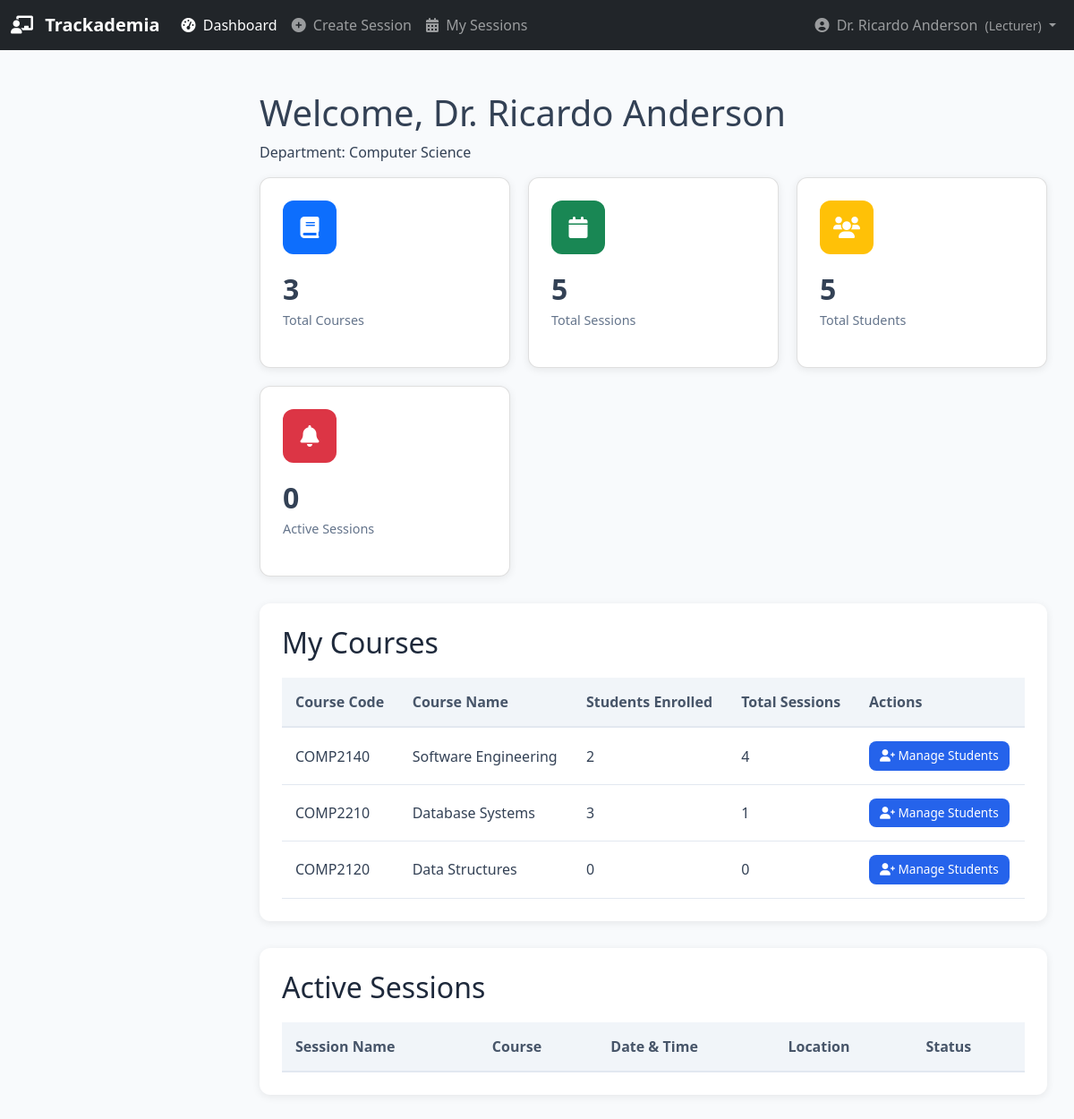
The page /lecturer/dashboard (signed in) on the database its author committed.
### database.py (models this page shows, shortened)
class User(db.Model):
    __tablename__ = 'users'
    id = db.Column(db.Integer, primary_key=True)
    username = db.Column(db.String(80), unique=True, nullable=False)
    password_hash = db.Column(db.String(200), nullable=False)
    name = db.Column(db.String(100), nullable=False)
    email = db.Column(db.String(120), unique=True, nullable=True)
    user_type = db.Column(db.String(20), nullable=False)  # 'admin', 'lecturer', or 'student'
    is_active = db.Column(db.Boolean, default=True)
    created_at = db.Column(db.DateTime, default=datetime.utcnow)

class Lecturer(db.Model):
    __tablename__ = 'lecturers'
    id = db.Column(db.Integer, primary_key=True)
    user_id = db.Column(db.Integer, db.ForeignKey('users.id'), nullable=False)
    department = db.Column(db.String(100))
    employee_id = db.Column(db.String(50), unique=True)
    office_location = db.Column(db.String(200))
    office_hours = db.Column(db.String(200))
    is_active = db.Column(db.Boolean, default=True)
    user = db.relationship('User', backref='lecturer_profile')
    courses = db.relationship('Course', backref='lecturer', lazy=True)
    sessions = db.relationship('Session', backref='lecturer', lazy=True)

class Course(db.Model):
    __tablename__ = 'courses'
    id = db.Column(db.Integer, primary_key=True)
    name = db.Column(db.String(200), nullable=False)
    code = db.Column(db.String(50), unique=True)
    description = db.Column(db.Text, nullable=True)
    credits = db.Column(db.Integer, default=3)
    semester = db.Column(db.String(50))  # Fall 2024, Spring 2025, etc.
    max_capacity = db.Column(db.Integer, default=30)
    lecturer_id = db.Column(db.Integer, db.ForeignKey('lecturers.id'), nullable=False)
    is_active = db.Column(db.Boolean, default=True)
    created_at = db.Column(db.DateTime, default=datetime.utcnow)
    students = db.relationship('Student',
                              secondary=enrollments,
                              back_populates='courses')
    sessions = db.relationship('Session', backref='course', lazy=True)

### app.py (the view)
@app.route('/lecturer/dashboard')
def lecturer_dashboard():
    lecturer_id = flask_session.get('user_id')
    lecturer = db.session.query(Lecturer).filter_by(user_id=lecturer_id).first()
    if not lecturer:
        flask_session.clear()
        return redirect(url_for('login'))
    courses = db.session.query(Course).filter_by(lecturer_id=lecturer.id).all()
    total_sessions = db.session.query(SessionModel).filter_by(lecturer_id=lecturer.id).count()
    total_students = 0
    for course in courses:
        total_students += len(course.students)
    active_sessions = db.session.query(SessionModel).filter_by(
        lecturer_id=lecturer.id,
        status='active'
    ).all()
    return render_template('lecturer_dashboard.html',
                         lecturer=lecturer,
                         courses=courses,
                         total_sessions=total_sessions,
                         total_students=total_students,
                         active_sessions=active_sessions)

### app.py (called while the page is built)
@app.before_request
def require_login():
    allowed_routes = ['login', 'static']
    if request.endpoint not in allowed_routes and 'user_id' not in flask_session:
        return redirect(url_for('login'))

@app.context_processor
def inject_pending_requests():
    if flask_session.get('user_type') == 'admin':
        pending_count = db.session.query(RemovalRequest).filter_by(status='pending').count()
        return dict(pending_requests_count=pending_count)
    return dict(pending_requests_count=0)

### templates/lecturer_dashboard.html (shortened to what this page needs)
{% extends "base.html" %}
{% block content %}
<div class="dashboard-header">
    <h1>Welcome, {{ lecturer.user.name }}</h1>
    <p>Department: {{ lecturer.department }}</p>
</div>
<div class="dashboard-cards">
    <div class="card">
        <div class="card-icon bg-primary">
            <i class="fas fa-book"></i>
        </div>
        <h3>{{ courses|length }}</h3>
        <p>Total Courses</p>
    </div>
    <div class="card">
        <div class="card-icon bg-success">
            <i class="fas fa-calendar"></i>
        </div>
        <h3>{{ total_sessions }}</h3>
        <p>Total Sessions</p>
    </div>
    <div class="card">
        <div class="card-icon bg-warning">
            <i class="fas fa-users"></i>
        </div>
        <h3>{{ total_students }}</h3>
        <p>Total Students</p>
    </div>
    <div class="card">
        <div class="card-icon bg-danger">
            <i class="fas fa-bell"></i>
        </div>
        <h3>{{ active_sessions|length }}</h3>
        <p>Active Sessions</p>
    </div>
</div>
<div class="table-container">
    <h2>My Courses</h2>
    <table>
        <thead>
            <tr>
                <th>Course Code</th>
                <th>Course Name</th>
                <th>Students Enrolled</th>
                <th>Total Sessions</th>
                <th>Actions</th>
            </tr>
        </thead>
        <tbody>
            {% for course in courses %}
            <tr>
                <td>{{ course.code }}</td>
                <td>{{ course.name }}</td>
                <td>{{ course.students|length }}</td>
                <td>{{ course.sessions|length }}</td>
                <td>
                    <a href="{{ url_for('manage_students', course_id=course.id) }}" class="btn btn-primary btn-sm">
                        <i class="fas fa-user-plus"></i> Manage Students
                    </a>
                </td>
            </tr>
            {% endfor %}
        </tbody>
    </table>
</div>
<div class="table-container">
    <h2>Active Sessions</h2>
    <table>
        <thead>
            <tr>
                <th>Session Name</th>
                <th>Course</th>
                <th>Date & Time</th>
                <th>Location</th>
                <th>Status</th>
            </tr>
        </thead>
    </table>
</div>
{% endblock %}

### templates/base.html (shortened to what this page needs)
<!DOCTYPE html>
<html lang="en">
<head>
    <link href="https://cdn.jsdelivr.net/npm/bootstrap@5.1.3/dist/css/bootstrap.min.css" rel="stylesheet">
    <link rel="stylesheet" href="{{ url_for('static', filename='css/style.css') }}">
    <link rel="stylesheet" href="https://cdnjs.cloudflare.com/ajax/libs/font-awesome/6.0.0/css/all.min.css">
</head>
<body>
    <nav class="navbar navbar-expand-lg navbar-dark bg-dark">
        <div class="container-fluid">
            <a class="navbar-brand" href="{{ url_for('index') }}">
                <i class="fas fa-chalkboard-teacher me-2"></i>
                <strong>Trackademia</strong>
            </a>
            <div class="collapse navbar-collapse" id="navbarNav">
                <ul class="navbar-nav me-auto">
                    {% if 'user_id' in session %}
                        {% if session.user_type == 'admin' %}
                            <li class="nav-item">
                                <a class="nav-link {{ 'active' if request.endpoint == 'admin_dashboard' }}"
                                   href="{{ url_for('admin_dashboard') }}">
                                    <i class="fas fa-tachometer-alt me-1"></i> Dashboard
                                </a>
                            </li>
                            <li class="nav-item dropdown">
                                <a class="nav-link dropdown-toggle" href="#" id="usersDropdown" role="button"
                                   data-bs-toggle="dropdown">
                                    <i class="fas fa-users me-1"></i> Users
                                </a>
                                <ul class="dropdown-menu">
                                    <li>
                                        <a class="dropdown-item" href="{{ url_for('admin_users') }}">
                                            <i class="fas fa-list me-2"></i> Manage Users
                                        </a>
                                    </li>
                                    <li>
                                        <a class="dropdown-item" href="{{ url_for('admin_create_user') }}">
                                            <i class="fas fa-user-plus me-2"></i> Create User
                                        </a>
                                    </li>
                                    <li>
                                        <a class="dropdown-item" href="{{ url_for('admin_import_users') }}">
                                            <i class="fas fa-file-import me-2"></i> Import Users
                                        </a>
                                    </li>
                                </ul>
                            </li>
                            <li class="nav-item dropdown">
                                <a class="nav-link dropdown-toggle" href="#" id="coursesDropdown" role="button"
                                   data-bs-toggle="dropdown">
                                    <i class="fas fa-book me-1"></i> Courses
                                </a>
                                <ul class="dropdown-menu">
                                    <li>
                                        <a class="dropdown-item" href="{{ url_for('admin_courses') }}">
                                            <i class="fas fa-list me-2"></i> All Courses
                                        </a>
                                    </li>
                                    <li>
                                        <a class="dropdown-item" href="{{ url_for('admin_create_course') }}">
                                            <i class="fas fa-plus-circle me-2"></i> Create Course
                                        </a>
                                    </li>
                                </ul>
                            </li>
                            <li class="nav-item">
                                <a class="nav-link {{ 'active' if request.endpoint == 'admin_removal_requests' }}"
                                   href="{{ url_for('admin_removal_requests') }}">
                                    <i class="fas fa-clipboard-list me-1"></i> Requests
                                    {% if pending_requests_count and pending_requests_count > 0 %}
                                    <span class="badge bg-danger">{{ pending_requests_count }}</span>
                                    {% endif %}
                                </a>
                            </li>
                            <li class="nav-item">
                                <a class="nav-link {{ 'active' if request.endpoint == 'admin_reports' }}"
                                   href="{{ url_for('admin_reports') }}">
                                    <i class="fas fa-chart-bar me-1"></i> Reports
                                </a>
                            </li>
                        {% elif session.user_type == 'lecturer' %}
                            <li class="nav-item">
                                <a class="nav-link {{ 'active' if request.endpoint == 'lecturer_dashboard' }}"
                                   href="{{ url_for('lecturer_dashboard') }}">
                                    <i class="fas fa-tachometer-alt me-1"></i> Dashboard
                                </a>
                            </li>
                            <li class="nav-item">
                                <a class="nav-link {{ 'active' if request.endpoint == 'create_session' }}"
                                   href="{{ url_for('create_session') }}">
                                    <i class="fas fa-plus-circle me-1"></i> Create Session
                                </a>
                            </li>
                            <li class="nav-item">
                                <a class="nav-link {{ 'active' if request.endpoint == 'my_sessions' }}"
                                   href="{{ url_for('my_sessions') }}">
                                    <i class="fas fa-calendar-alt me-1"></i> My Sessions
                                </a>
                            </li>
                        {% endif %}
                    {% endif %}
                </ul>
                <ul class="navbar-nav ms-auto">
                    {% if 'user_id' in session %}
                        <li class="nav-item dropdown">
                            <a class="nav-link dropdown-toggle" href="#" id="userDropdown" role="button"
                               data-bs-toggle="dropdown">
                                <i class="fas fa-user-circle me-1"></i> {{ session.name }}
                                <small class="ms-1">({{ session.user_type|title }})</small>
                            </a>
                        </li>
                    {% else %}
                        <li class="nav-item">
                            <a class="nav-link" href="{{ url_for('login') }}">
                                <i class="fas fa-sign-in-alt me-1"></i> Login
                            </a>
                        </li>
                    {% endif %}
                </ul>
            </div>
        </div>
    </nav>
    <div class="main-content">
        {% block content %}{% endblock %}
    </div>
</body>
</html>

### static/css/style.css (style rules this page uses)
:root { --primary-color: #2563eb; --secondary-color: #1e40af; --success-color: #10b981; --danger-color: #ef4444; --warning-color: #f59e0b; --background-color: #f8fafc; --sidebar-width: 260px; }
* { margin: 0; padding: 0; box-sizing: border-box; }
body { font-family: 'Segoe UI', Tahoma, Geneva, Verdana, sans-serif; background-color: var(--background-color); color: #334155; }
.main-content { margin-left: var(--sidebar-width); padding: 30px; min-height: 100vh; }
.dashboard-cards { display: grid; grid-template-columns: repeat(auto-fit, minmax(250px, 1fr)); gap: 20px; margin-bottom: 30px; }
.card { background: white; border-radius: 12px; padding: 25px; box-shadow: 0 2px 10px rgba(0, 0, 0, 0.08); transition: transform 0.3s ease; }
.card-icon { width: 60px; height: 60px; border-radius: 12px; display: flex; align-items: center; justify-content: center; margin-bottom: 20px; font-size: 24px; color: white; }
.bg-primary { background-color: var(--primary-color); }
.bg-success { background-color: var(--success-color); }
.bg-warning { background-color: var(--warning-color); }
.bg-danger { background-color: var(--danger-color); }
.card h3 { font-size: 2rem; font-weight: 600; margin-bottom: 5px; }
.card p { color: #64748b; font-size: 0.9rem; }
.table-container { background: white; border-radius: 12px; padding: 25px; box-shadow: 0 2px 10px rgba(0, 0, 0, 0.08); margin-bottom: 30px; }
.table-container h2 { margin-bottom: 20px; color: #1e293b; }
table { width: 100%; border-collapse: collapse; }
thead { background-color: #f1f5f9; }
th { padding: 15px; text-align: left; font-weight: 600; color: #475569; border-bottom: 2px solid #e2e8f0; }
td { padding: 15px; border-bottom: 1px solid #e2e8f0; }
.btn { padding: 10px 20px; border: none; border-radius: 8px; cursor: pointer; font-weight: 500; transition: all 0.3s ease; text-decoration: none; display: inline-block; }
.btn-primary { background-color: var(--primary-color); color: white; }
.btn-sm { padding: 6px 12px; font-size: 0.85rem; }

### rows shown on the page
User: name "Dr. Ricardo Anderson", user.name "Dr. Ricardo Anderson"
Lecturer: department "Computer Science"
Course: code "COMP2140", name "Software Engineering", students|length "2", sessions|length "4"
Course: code "COMP2210", name "Database Systems", students|length "3", sessions|length "1"
Course: code "COMP2120", name "Data Structures", students|length "0", sessions|length "0"

### other values the page prints
{{ session.user_type|title }} "Lecturer"
{{ courses|length }} "3"
{{ total_sessions }} "5"
{{ total_students }} "5"
{{ active_sessions|length }} "0"
